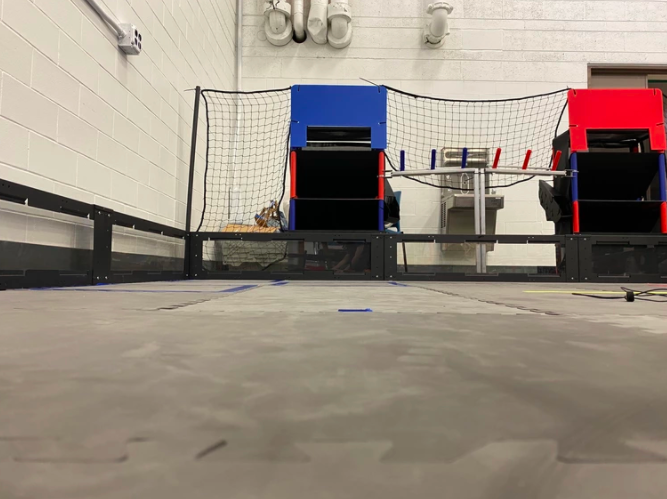
#> input picture images/0.png, 667 x 499 px, given in place of the camera
$ python Run.py
#> lines starting #> are read from the running program, lines starting #| are printed output that depends on the picture; after the words box and inside, x2 and y2 are one past the last pixel; in counts of white or black regions, pixels touching at a corner belong together
#> in main, frame is the input picture: shape (499, 667, 3); mean B, G, R 127.7, 139.9, 151.8
### AimBot/AimBotPipeline.py
import cv2
import time
import numpy as np
import VisionUtils
from VisionUtils import RECT_OPTION
from VisionUtils import sortRectsByMaxOption
from VisionUtils import mergeRects
from VisionUtils import calcAveColorInRect
from VisionUtils import submat
from MathUtils import clip
from copy import deepcopy


class AimBotPipeline:
    def __init__(self, MIN_HSV, MAX_HSV):
        self.MIN_HSV1           = MIN_HSV
        self.MAX_HSV1           = MAX_HSV
        self.MIN_HSV2           = MIN_HSV
        self.MAX_HSV2           = MAX_HSV
        self.IMG_HEIGHT         = 0
        self.IMG_WIDTH          = 0
        self.marginMatrix1       = [10, 10, 10]
        self.marginMatrix2       = [10, 10, 10]
        self.CONVERSION         = cv2.COLOR_BGR2HSV #cv2.COLOR_BGR2YCbCr
        self.sideLength         = 20
        self.EXTEND_MARGIN      = 50
        self.HSV2_RATE          = 1
        self.aveHSV             = [0, 0, 0]

        self.red                = (0, 0, 255)
        self.green              = (0, 255, 0)
        self.thickness          = 2
        self.font               = cv2.FONT_HERSHEY_COMPLEX

        self.goalFound          = False
        self.goalDegreeError    = 0
        self.goalDistance       = 0
        self.goalRect           = [0, 0, 0, 0]

        self.DEBUG_MODE_ON      = False
        self.INIT_COMPLETED     = False
        self.START_SECONDS      = time.time()
        self.INIT_SECONDS       = 5


    def processFrame(self, input):

        self.INIT_COMPLETED = (time.time() - self.START_SECONDS) > self.INIT_SECONDS
        output = self.regPipe(input) if self.INIT_COMPLETED else self.initPipe(input)
        return output


    # [158 lines left out: functions regPipe, regPipeV2, not called in this run]


    def initPipe(self, input):
        # Run for 5s

        output = deepcopy(input)

        # Get sizing of image
        self.IMG_HEIGHT, self.IMG_WIDTH, _ = input.shape
#> self.IMG_HEIGHT = 499; self.IMG_WIDTH = 667

        # Convert & Blur
        converted = cv2.cvtColor(input, self.CONVERSION)
#> converted: shape (499, 667, 3); mean H, S, V 24.9, 49.9, 153.9
        blur = cv2.GaussianBlur(converted, (35, 35), 0)
#> blur: shape (499, 667, 3); mean H, S, V 24.9, 50, 153.9

        # Get center rect
        x = (self.IMG_WIDTH//2) - self.sideLength//2 # (Center of image - half a sidelength)
#> x = 323
        #y = (self.IMG_HEIGHT//2) - self.sideLength//2

        y = 120
        h = 50
        initRect = [x, y, self.sideLength, h]
#> initRect = [323, 120, 20, 50]

        # Calculate average HSV within initRect     Note: updateHSV expects an array of rectangles
        self.updateThresh(blur, [initRect])

        # Log rect for driver-placement
        cv2.rectangle(output, (x,y), (x+self.sideLength, y+self.sideLength), self.green, self.thickness)

        # Log time left
        timeLeft = str(round(time.time() - self.START_SECONDS))
        mx = self.IMG_WIDTH - 100
        my = self.IMG_HEIGHT - 100
        cv2.putText(output, timeLeft, (mx, my), self.font, 0.5, (0, 255, 0))

        return output


    def updateThresh(self, frame, rects):
        rectLength = len(rects)
        if (rectLength > 0):
            aveHSV = [0, 0, 0]
            for rect in rects:
                # Get average HSV of frame
                tmpAveHSV = calcAveColorInRect(frame, rect)

                # Set aveHSV[0] to the sum of aveHSV[0] + tmpAveHSV[0]
                aveHSV = [round(aveHSV[i] + tmpAveHSV[i]) for i in range(3)]
#> this loop made 1 pass
#> (tmpAveHSV, aveHSV) on pass 1: ((51.93, 74.94, 44.12, 0), [52, 75, 44])

            # We summed up all respective averages for H, S, and V, or Y, Cb, Cr
            # We need to divide by however many rectangles we summed together, assuming not dividing by 0
            aveHSV = [aveHSV[i] // rectLength for i in range(3)]

            # Make thresholds and clip if necessary
            self.MAX_HSV1 = tuple([clip(aveHSV[i] + self.marginMatrix1[i], 0, 255) for i in range(3)])
#> self.MAX_HSV1 = (62, 85, 54)
            self.MIN_HSV1 = tuple([clip(aveHSV[i] - self.marginMatrix1[i], 0, 255) for i in range(3)])
#> self.MIN_HSV1 = (42, 65, 34)

            # Make thresholds and clip if necessary
            self.MAX_HSV2 = tuple([clip(aveHSV[i] + self.marginMatrix1[i], 0, 255) for i in range(3)])
#> self.MAX_HSV2 = (62, 85, 54)
            self.MIN_HSV2 = tuple([clip(aveHSV[i] - self.marginMatrix1[i], 0, 255) for i in range(3)])
#> self.MIN_HSV2 = (42, 65, 34)

            print("Ave HSV: " + str(aveHSV[0]) + "   " + str(aveHSV[1]) + "   " + str(aveHSV[2]))
#| Ave HSV: 52   75   44


### AimBot/VisionUtils.py
import cv2
import numpy as np
from enum import Enum
import sys

class RECT_OPTION(Enum):
    X       = 0
    Y       = 1
    WIDTH   = 2
    HEIGHT  = 3
    AREA    = 4

def calcAveColorInRect(frame, rect):
    res_submat = submat(frame, rect)
    aveColor = cv2.mean(res_submat)
    return aveColor

def submat(frame, rect):
    x, y, w, h = rect
    res_submat = frame[y:y+h,x:x+w,:]
    return res_submat


# [114 lines left out: functions calcAveColorOfRects, mergeRects, sortRectsByMaxOption, sortRectsByMinOption, getMaxIndex, getMinIndex, not called in this run]

### AimBot/MathUtils.py
def clip(n, min, max):
    if n < min:
        return min
    elif n > max:
        return max
    return n

### AimBot/Run.py
import cv2
from AimBotPipeline import AimBotPipeline

def main():
    # Initialize cap object
    cap = cv2.VideoCapture(0)

    # Only for LGG-Laptop
    cap.set(cv2.CAP_PROP_EXPOSURE, -4)

    # Read in initial frame
    _, frame = cap.read()

    # Initialize pipeline
    MAX_HSV = (125, 255, 200)
    MIN_HSV = (100, 165, 90)
    # H: 25     S: 90      V:110

    pipe = AimBotPipeline(MIN_HSV, MAX_HSV)

    while (True):

        # Capture frame-by-frame
        ret, frame = cap.read()


        '''

            PIPELINE HERE

                          '''
        output = pipe.processFrame(frame)
#> in initPipe, `cv2.rectangle(output, (x,y), (x+self.sideLength, y+self.sideLength), s..`:
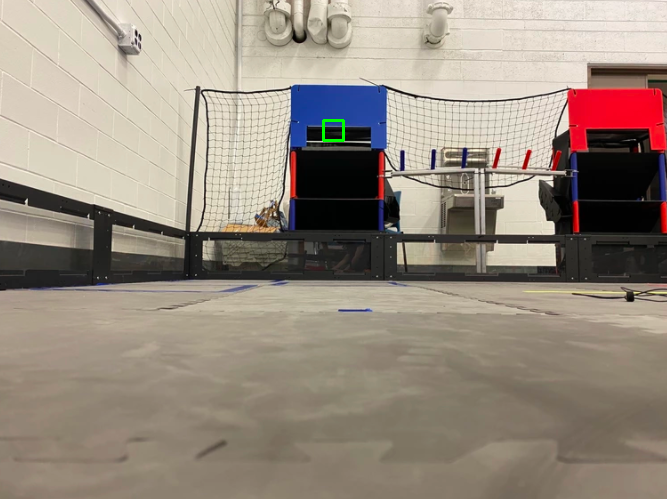
#> output: shape (499, 667, 3); 0.07% of pixels changed, all inside (x1, y1, x2, y2) = (322, 119, 345, 142)
#> in initPipe, `cv2.putText(output, timeLeft, (mx, my), self.font, 0.5, (0, 255, 0))`: output: shape (499, 667, 3); 0.01% of pixels changed, all inside (x1, y1, x2, y2) = (569, 389, 577, 400)


        # Display the resulting frame
        cv2.imshow('output', cv2.flip(output, 1))
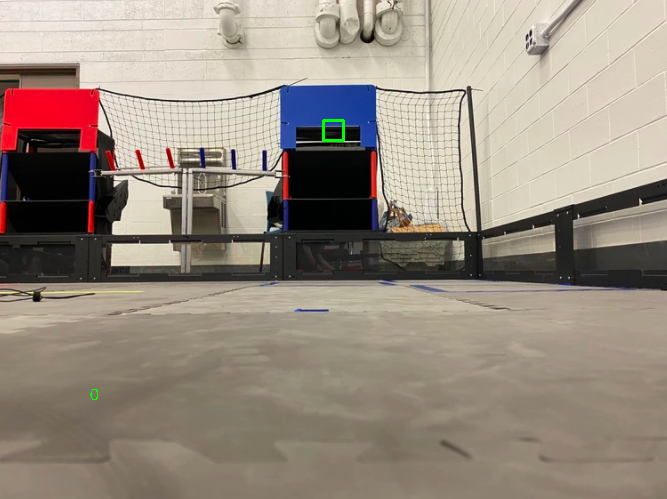
#> window 'output': shape (499, 667, 3); mean B, G, R 127.6, 140, 151.8
        if cv2.waitKey(1) & 0xFF == ord('q'):
#> (key q is pressed here)
            break

    # When everything done, release the capture
    cap.release()
    cv2.destroyAllWindows()


if __name__ == "__main__":
    main()

$ run again, on images/4.png
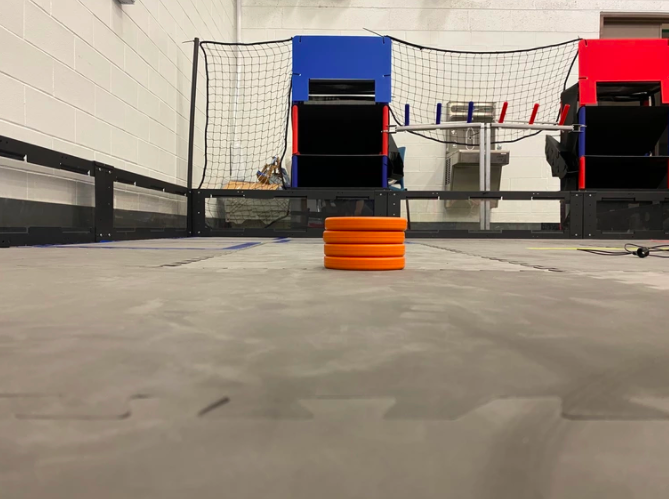
#> input picture images/4.png, 669 x 499 px, given in place of the camera
#> in main, frame is the input picture: shape (499, 669, 3); mean B, G, R 123.2, 136.1, 150.3
#> converted: shape (499, 669, 3); mean H, S, V 24.1, 54.8, 152.4
#> blur: shape (499, 669, 3); mean H, S, V 24.1, 54.8, 152.4
#> the loop in updateThresh, `for rect in rects:` made 1 pass
#> (tmpAveHSV, aveHSV) on pass 1: ((45.39, 112.9, 4.31, 0), [45, 113, 4])
#> self.MAX_HSV1 = (55, 123, 14)
#> self.MIN_HSV1 = (35, 103, 0)
#> self.MAX_HSV2 = (55, 123, 14)
#> self.MIN_HSV2 = (35, 103, 0)
#| Ave HSV: 45   113   4
#> in initPipe, `cv2.rectangle(output, (x,y), (x+self.sideLength, y+self.sideLength), s..`:
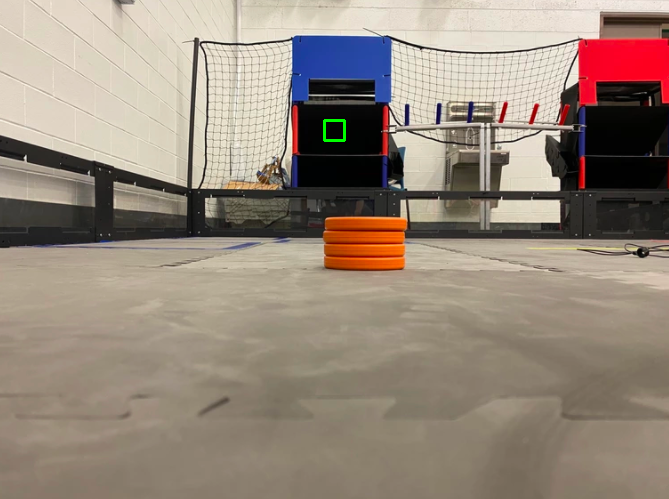
#> output: shape (499, 669, 3); 0.07% of pixels changed, all inside (x1, y1, x2, y2) = (323, 119, 346, 142)
#> in main, `cv2.imshow('output', cv2.flip(output, 1))`:
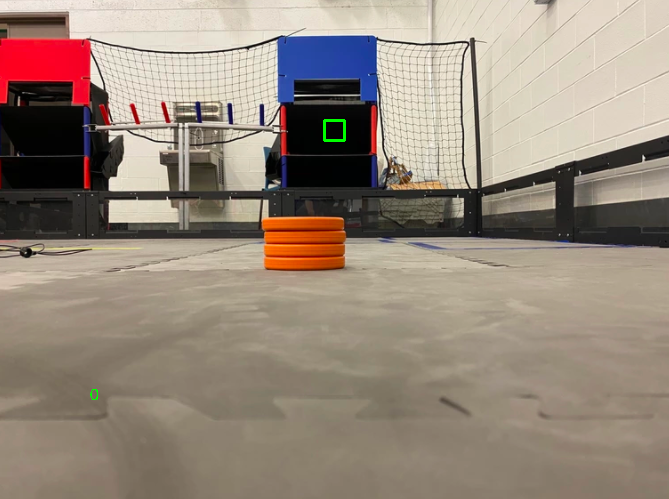
#> window 'output': shape (499, 669, 3); mean B, G, R 123.2, 136.3, 150.3
